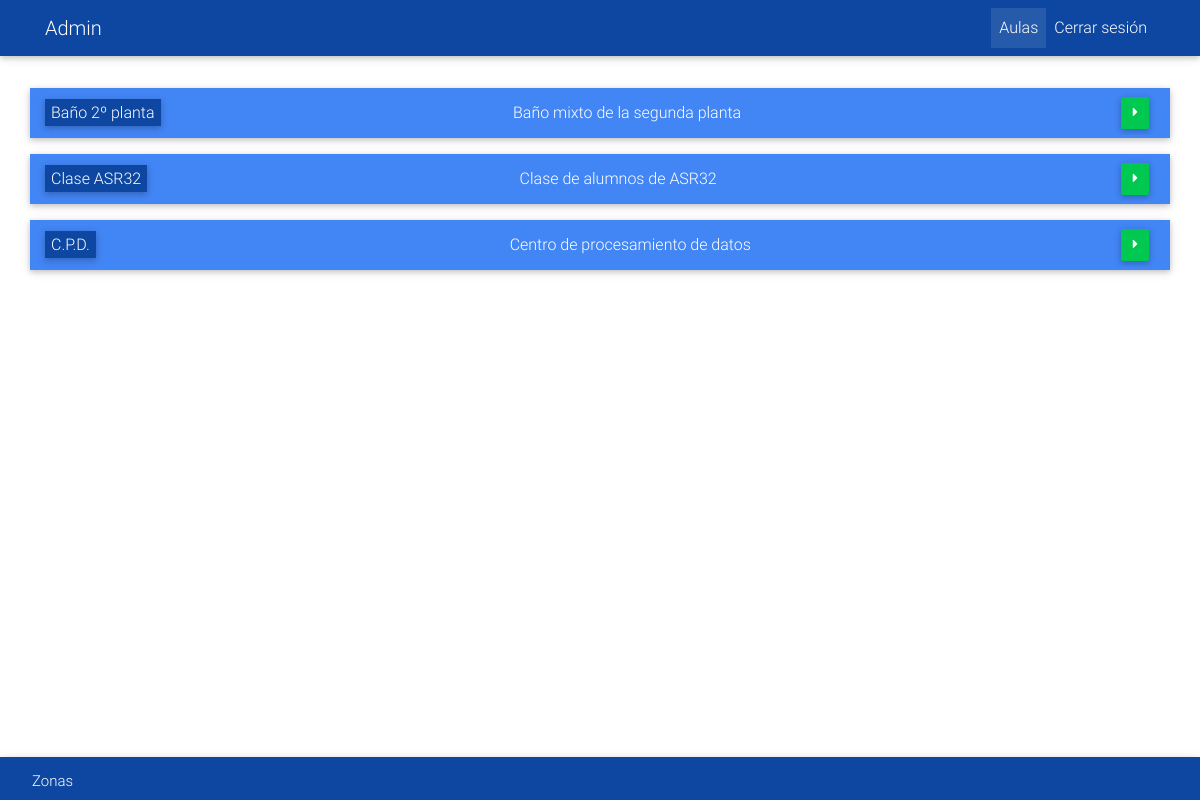
/catalog/ (signed in), run on the app's committed database.
### catalog/models.py (models this page shows, shortened)
class Zona(models.Model):
    ip = models.CharField(
        max_length=25,
        help_text="Ip del dispositivo asociado a esta aula"
    )
    modelo = models.CharField(
        max_length=25,
        help_text="Introduce el modelo del arduino (p. ej. Uno, Mega, etc.)"
    )
    id_zona = models.CharField(
        max_length=25,
        help_text="Identificador de zona (p. ej. Clase 2, Baño 4...)"
    )
    descripcion = models.TextField(
        max_length=1000,
        blank=True,
        null=True,
        help_text="Introduce una descripción de la zona."
    )
    @property
    def usuario_dentro(self):
        registros_activos = RegistroAula.objects.filter(f_salida=None,
                                                         ip=self.ip)
        if registros_activos:
            return registros_activos[0].rfid.user
        return None

### catalog/views.py (the view)
# urls.py: path('', views.ZonaListView.as_view(), name='zonas'),
class ZonaListView(LoginRequiredMixin, generic.ListView):
    model = Zona
    paginate_by = 10
    def get_queryset(self):
        empleado = Empleado.objects.get(user=self.request.user) # Obtener usuario logeado
        zonas = get_zonas_user(self.request.user) # Obtener zonas de la class ConjuntoZona
        zonas = zonas.distinct() # Eliminar los objetos duplicado
        return zonas

### catalog/views.py (called while the page is built)
def get_zonas_user(user):
    grupos = Empleado.objects.get(user=user).grupo.all()
    zonas = Zona.objects.none()
    for grupo in grupos:
        conjuntos_zona = ConjuntoZona.objects.filter(grupos_con_acceso=grupo)
        for conjunto in conjuntos_zona:
            zonas |= conjunto.zona.all()
    return zonas

### catalog/templates/catalog/zona_list.html (shortened to what this page needs)
{% extends "base_generic.html" %}
{% block content %}
{% if zona_list %}
{% for zona in zona_list %}
<div class="row filaAula primary-color align-items-center justify-content-md-center z-depth-1 {% if zona.usuario_dentro and zona.usuario_dentro != request.user %} deshabilitado {% endif %}">
    <div class="col-md-2 col-sm-12"><span class="numAula z-depth-1">{{ zona.id_zona }}</span></div>
    <div class="col-md-10 col-sm-12 text-center text-truncate descripcionEstado">
        <p class="descripcionEstadoText">
            {{ zona.descripcion }}
        </p>
        <a href="{% url 'zona-detail' zona.id %}" class='btn btn-{% if zona.usuario_dentro == request.user %}info{% elif zona.usuario_dentro %}danger{% else %}success{% endif %} botonIr float-right'><i class='fa fa-caret-right' aria-hidden='true'></i></a><br/>
    </div>
</div>
{% endfor %}
{% else %}
<h1 class="black-text">No tienes aulas asignadas.</h1>
{% endif %}
{% endblock %}

### catalog/templates/base_generic.html (shortened to what this page needs)
<!DOCTYPE html>
<html lang="en">
<head>
  <link rel="stylesheet" href="https://maxcdn.bootstrapcdn.com/font-awesome/4.7.0/css/font-awesome.min.css">
  {% load static %}
  <link href="{% static 'css/bootstrap.min.css' %}" rel="stylesheet">
  <link href="{% static 'css/mdb.min.css' %}" rel="stylesheet">
  <link href="{% static 'css/styleUsers.css' %}" rel="stylesheet">
</head>
    <body id="bodyWallpaper">
    <header>
        {% if user.is_authenticated %}
        <nav class="navbar navbar-expand-lg navbar-dark primary-color-dark">
            <div class="container">
                <a class="navbar-brand text-capitalize" href="#">{{ user.get_username }}</a>
                <div class="navbar-collapse collapse order-3 dual-collapse2">
                    <ul class="navbar-nav ml-auto">
                        <li class="nav-item text-sm-center active">
                            <a class="nav-link text-center " href="{% url 'zonas' %}">Aulas</a>
                        </li>
                        <li class="nav-item text-sm-center">
                            <a class="nav-link text-center" href="{% url 'logout' %}">Cerrar sesión</a>
                        </li>
                    </ul>
                </div>
            </div>
        </nav>
        <div class="container">
          <div class="row">
            <div class="navbar fixed-bottom navbar-dark">
                <ol class="breadcrumb">
                  <li class="breadcrumb-item active"><a class="white-text" href="{% url 'zonas' %}">Zonas</a></li>
                </ol>
            </div>
          </div>
        </div>
        {% endif %}
    </header>
    <main>
        <div class="container">
            {% block content %}{% endblock %}
        </div>
    </main>
</body>
</html>

### catalog/static/css/styleUsers.css (style rules this page uses)
main { padding: 16px; padding-top: 32px; color: white; }
.filaAula { min-height: 50px; margin-bottom: 16px; }
.numAula { padding: 4px; padding-left: 6px; padding-right: 6px; min-height: 30px !important; background-color: #0d47a1; }
.descripcionEstado { height: inherit; display: table; }
.descripcionEstadoText { display: table-cell; vertical-align: middle; }
.botonIr { padding: .4rem .7rem; background-color: #00C851; }
.breadcrumb { background-color: rgba(0,0,0,0) !important; }
div.navbar { background-color: #0d47a1; }

### data on the page
Zona: id_zona "Baño 2º planta", descripcion "Baño mixto de la segunda planta"
Zona: id_zona "Clase ASR32", descripcion "Clase de alumnos de ASR32"
Zona: id_zona "C.P.D.", descripcion "Centro de procesamiento de datos"

### other printed values
{{ user.get_username }} "Admin"
